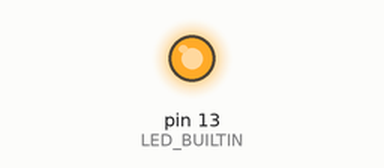
Simulated run of this sketch. Board: Arduino Uno, built with avr-gcc and run on an emulated ATmega328P. Parts: output pins drawn as LEDs (lit = HIGH).

Above: at 0.9 s.
At 31.7 s:
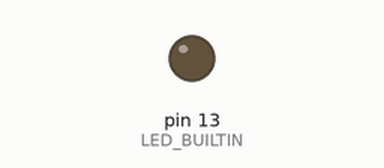
Timing chart, 0 to 37.4 s (numbered marks = the images above):
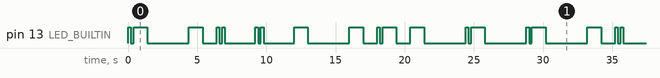

Measured:
- by itself, pin 13 (LED_BUILTIN): moves between LOW and HIGH, repeating every 28.8 s
- by itself, everything shown: repeats every 28.8 s, in 28 steps

The sketch:

Eric.ino
```cpp
/**
 * Name- Aditya Sheoran
 * Student ID- 2010993030
 */
void Point()
{
   digitalWrite(LED_BUILTIN, HIGH);
   delay(200);
   digitalWrite(LED_BUILTIN, LOW);
   delay(200);
}
void Line()
{
   digitalWrite(LED_BUILTIN, HIGH);
   delay(1000);
   digitalWrite(LED_BUILTIN, LOW);
   delay(1000);
}

void setup() {
  pinMode(LED_BUILTIN, OUTPUT);
}


void loop() {
  // A (.-)
    Point();
    Line();
    delay(2000);

    //D (-..)
    Line();
    Point();
    Point();
    delay(2000);

    //I (..)
    Point();
    Point();
    delay(2000);

    //T (-)
    Line();
    delay(2000);

    //Y (-.--)
    Line();
    Point();
    Line();
    Line();
    delay(2000);

    //A (.-)
    Point();
    Line();
    delay(2000);
}
```
